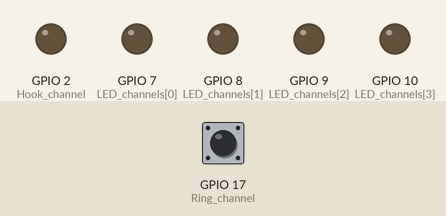
Bench run of a program on a simulated Raspberry Pi (BCM pin numbers). On the bench: output pins drawn as LEDs (lit = HIGH). Dashed ring = blinking. The test bench sets the inputs (shaded band); at power-on: GPIO 17 (Ring_channel) HIGH. The clock reads 2024-03-15 10:24:30 at power-on unless the program sets it; what the program prints to the terminal is not drawn. At 11.7 s the program stops and its outputs stay as they are.

Above: at 1.2 s.
1.3 s: GPIO 17 (Ring_channel) pulled LOW for 0.15 s
At 1.55 s:
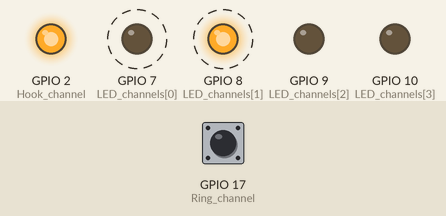
At 12.9 s:
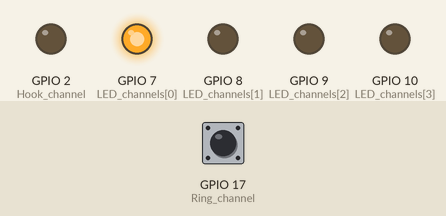
Timing chart, 0 to 13.2 s (numbered marks = the images above; inputs shaded):
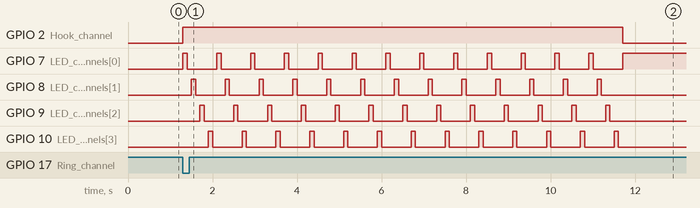

Measured:
- after the input at 1.3 s, GPIO 2 (Hook_channel): LOW → HIGH at once, → LOW 10.4 s later; GPIO 7 (LED_channels[0]): alternates HIGH for 0.10 s and LOW for 0.70 s, 27 changes in all, then stays HIGH, starting at once

The program:

gpio.py
```python
#!/usr/bin/python3
# -*- coding: utf-8 -*-
'''
1. 重写的一个gpio控制程序，控制LED灯和两个电话接口
2. 固定死了gpio的方向，也可重置
3. 使用时直接调用IOCtral类即可
    属性：IOCtral.led
          IOCtral.tel
    方法：IOCtral.Reset()
          # 重置IO口为默认状态
          IOCtral.led.led(LED_serial_number, status)
          # 第一个参数为四个灯的序号1 2 3 4，第二个参数为状态
          IOCtral.led.flow(t)
          # 流水灯展示，缺省参数t代表时间，默认为5
          IOCtral.tel.listen(t=0)
          # 监听有无通话接入，若有，三秒后返回True，t为监听时长，若为0则永远监听
          IOCtral.tel.hook(status)
          # 摘机挂机，status为1代表接通，0为挂电话
4. __name__语句中是测试程序
'''
import RPi.GPIO as io
import time
import os


class LED(object):

    def __init__(self):
        self.LED_channels = [7,8,9,10]
        io.setmode(io.BCM)

    def ResetLed(self):
        # reset the channel 7,8,9,10 to close all leds
        for channel in self.LED_channels:
            io.setup(channel, io.OUT)
            io.output(channel, 0)

    def led(self, number, status):
        # turn on or off a single led
        if status == 'on' or status == 1:
            io.output(self.LED_channels[number-1], 1)
        elif status == 'off' or status == 0:
            io.output(self.LED_channels[number-1], 0)
        else:
            print('LED:Invalid operation!')

    def flow(self, t=5):
        # flow lamp in time "t"
        self.ResetLed()
        start = time.time()
        while True:
            for i in range(4):
                self.led(i+1, 'on')
                time.sleep(0.1)
                self.led(i+1, 'off')
                time.sleep(0.1)
            if time.time() - start >= t:
                return 0


class TEL(object):

    def __init__(self):
        self.Ring_channel = 17
        self.Hook_channel = 2
        io.setmode(io.BCM)

    def ResetTel(self):
        io.setup(self.Ring_channel, io.IN, pull_up_down=io.PUD_UP)
        io.setup(self.Hook_channel, io.OUT)
        io.output(self.Hook_channel, 0)

    def listen(self, t=0):
        counter = 0
        start = time.time()
        while True:
            if io.input(self.Ring_channel) == io.LOW:
                counter += 1
                if counter == 3:
                    return True
            if t and (time.time() - start >= t):
                return False

    def hook(self, status):
        if status:
            io.output(self.Hook_channel, 1)
        else:
            io.output(self.Hook_channel, 0)


class IOCtrl(LED, TEL):

    def __init__(self):
        self.led = LED()
        self.tel = TEL()

    def Reset(self):
        self.led.ResetLed()
        self.tel.ResetTel()


if __name__ == '__main__':
    iopy = IOCtrl()
    iopy.Reset()
    print(u'Listening……')
    if iopy.tel.listen():
        print(u'There bell ring! Led run!')
        iopy.tel.hook(True)
        iopy.led.flow(t=10)
        '''
        在这里播放一段10s的声音
        '''
        iopy.led.led(1, 'on') # 亮灯后进入录音
        '''
        在这里录音
        '''
        '''
        如果是对方先挂电话，如何检测到对面已挂机
        '''
        iopy.tel.hook(False)
    # 挂机后播放录音
    '''
    播放录音
    '''
    # 程序结束
```
